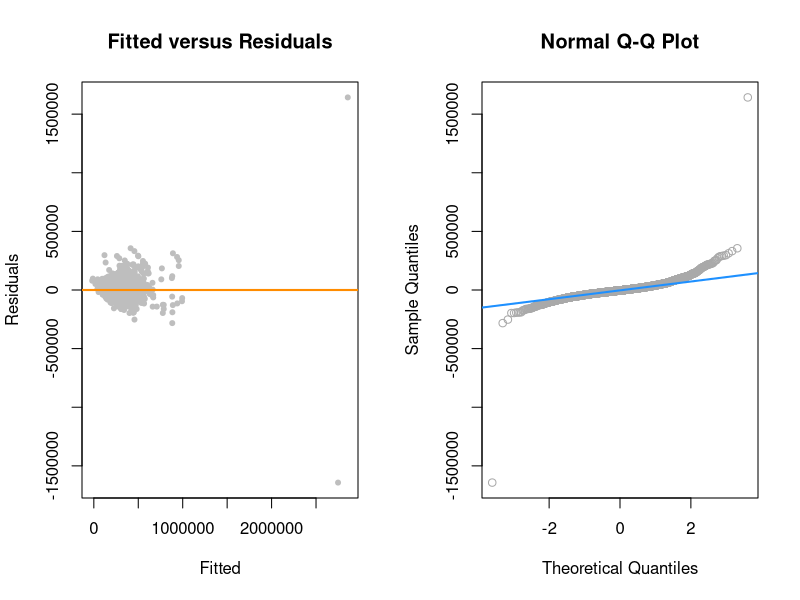
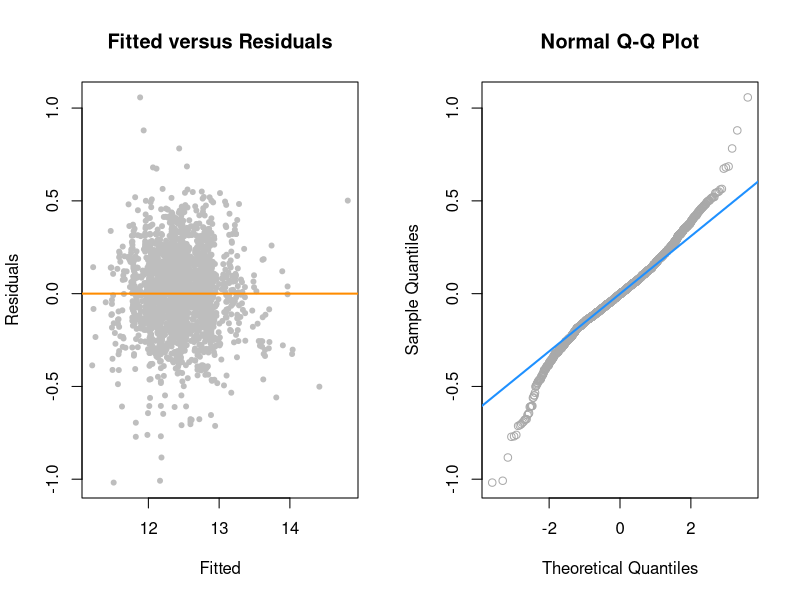
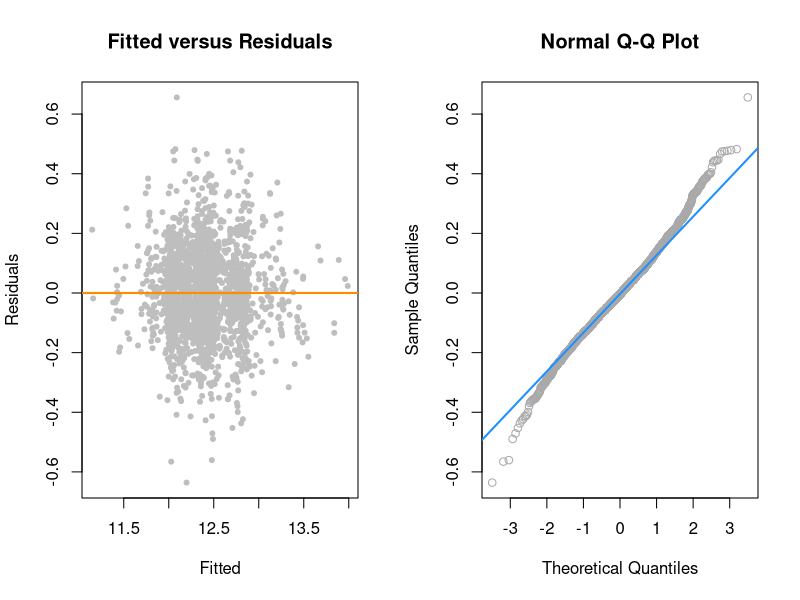
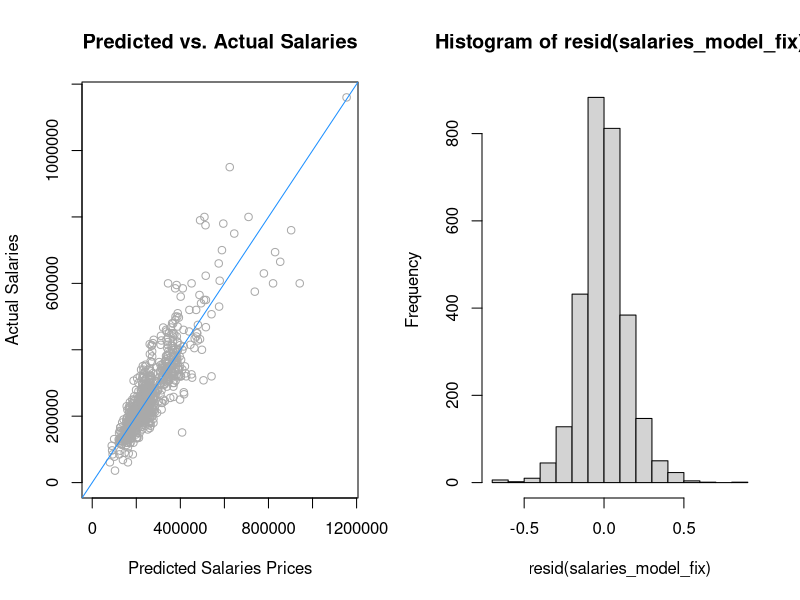
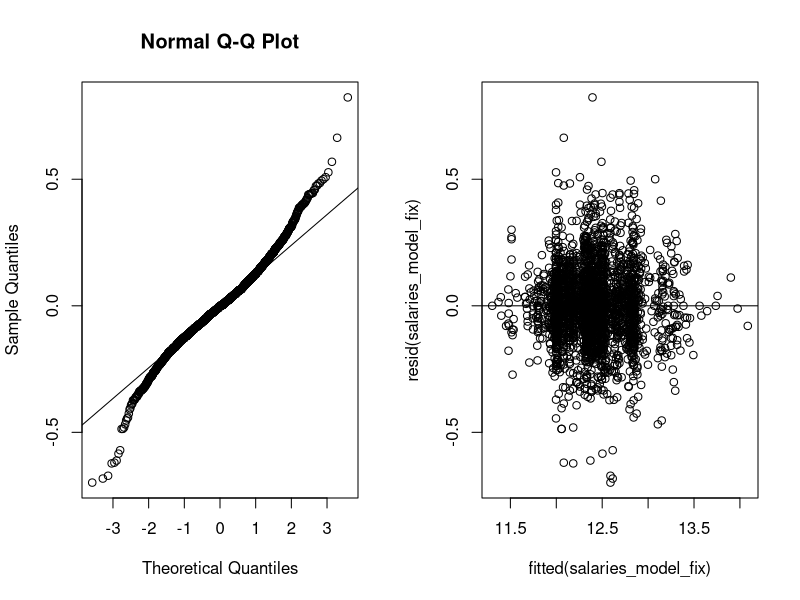
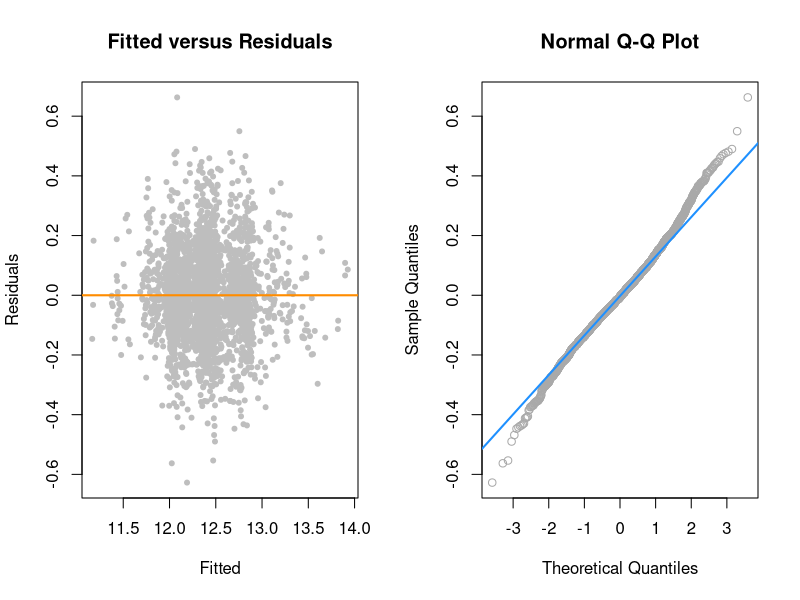

These charts were generated, in order, by the following R code:
## ---- chunk 1
#Loading dataset
library(readr)
library(stringr)
salaries = read_csv("Levels-Fyi-Salary-Data-Cleaned-US.csv")

#Remove NA records
salaries = na.omit(salaries)

#Create new column 'State' which converts location to just the state abbreviation
salaries$state = str_sub(salaries$location,-2,-1)

#Changing some predictors to factors
salaries$company = as.factor(salaries$company)
salaries$level = as.factor(salaries$level)
salaries$title = as.factor(salaries$title)
salaries$location = as.factor(salaries$location)
salaries$state = as.factor(salaries$state)
salaries$gender = as.factor(salaries$gender)
salaries$Race = as.factor(salaries$Race)
salaries$Education = as.factor(salaries$Education)

#Feel free to uncomment until we get confirmation from TA on removing columns or not
#Variable Selection: Removed variables that contained redundant information 
#salaries = subset(salaries, select = c(company, level, title,
#                                       totalyearlycompensation,
#                                       yearsofexperience, yearsatcompany, tag,
#                                       basesalary, stockgrantvalue, bonus,
#                                       gender, Race, Education, state))

#Variable Selection: Removed variables that contained redundant information 
salaries = subset(salaries, select = c(company, level, title,
                                       totalyearlycompensation,
                                       yearsofexperience, yearsatcompany, tag,
                                       gender, Race, Education, state))

#salaries = subset(salaries, salaries$totalyearlycompensation < 1000000) #testing out removing salaries over 1mil (6 records)
## ---- chunk 2
salaries_model = lm(totalyearlycompensation ~ ., data = salaries)
#Didnt use p but n was used for model BIC models  
#p = length(coef(salaries_model))
n = length(resid(salaries_model))

#Backward AIC
salaries_model_back_aic = step(salaries_model,
                               direction = "backward", trace = 0)

#Backward BIC
salaries_model_back_bic = step(salaries_model, direction = "backward",
                               k = log(n), trace = 0)

salaries_model_start = lm(totalyearlycompensation ~ 1, data = salaries)

#Forward AIC
salaries_model_forw_aic = step(salaries_model_start, 
                               scope = totalyearlycompensation ~ company + level +
                               title + yearsofexperience + yearsatcompany + tag +
                               gender + Race + Education + state,
                               direction = "forward", trace = 0)

#Forward BIC
salaries_model_forw_bic = step(salaries_model_start, 
                               scope = totalyearlycompensation ~ company + level +
                               title + yearsofexperience + yearsatcompany + tag +
                               gender + Race + Education + state,
                               direction = "forward", k = log(n), trace = 0)

#Stepwise AIC
salaries_model_both_aic = step(salaries_model_start, 
                               scope = totalyearlycompensation ~ company + level +
                               title + yearsofexperience + yearsatcompany + tag +
                               gender + Race + Education + state,
                               direction = "both", trace = 0)

#Stepwise BIC
salaries_model_both_bic = step(salaries_model_start, 
                               scope = totalyearlycompensation ~ company + level +
                               title + yearsofexperience + yearsatcompany + tag +
                               gender + Race + Education + state,
                               direction = "both", k = log(n), trace = 0)
## ---- chunk 3
# Create models with transformation and without it.
model_no_trans = lm(totalyearlycompensation ~ level + company + title + yearsofexperience, data = salaries)
model_res_trans = lm(log(totalyearlycompensation) ~ level + company + title + yearsofexperience, data = salaries)

par(mfrow = c(1, 2))

# Residuals vs Fitted values plot - model without transformation
plot(fitted(model_no_trans), resid(model_no_trans), col = "grey", pch = 20,
     xlab = "Fitted", ylab = "Residuals", main = "Fitted versus Residuals")
abline(h = 0, col = "darkorange", lwd = 2)

# Q-Q plot - model without transformation
qqnorm(resid(model_no_trans), main = "Normal Q-Q Plot", col = "darkgrey")
qqline(resid(model_no_trans), col = "dodgerblue", lwd = 2)

# Residuals vs Fitted values plot - model with transformation
plot(fitted(model_res_trans), resid(model_res_trans), col = "grey", pch = 20,
     xlab = "Fitted", ylab = "Residuals", main = "Fitted versus Residuals")
abline(h = 0, col = "darkorange", lwd = 2)

# Q-Q plot - model with transformation
qqnorm(resid(model_res_trans), main = "Normal Q-Q Plot", col = "darkgrey")
qqline(resid(model_res_trans), col = "dodgerblue", lwd = 2)

## ---- chunk 4
library(car)
library(lmtest)
library(boot)
library(caret)
set.seed(22)

get_loocv_rmse = function(model){
  sqrt(mean((resid(model) / (1 - hatvalues(model))) ^ 2))
}

#Split the data 70-30 train and test set
#trn_idx = sample(1:nrow(salaries), 1608)
trn_idx = createDataPartition(salaries$level, p = 0.7, list = F)
trn = salaries[trn_idx, ]
tst = salaries[-trn_idx, ]

#Start with additive model with all predictors. Log response to improve normality
salaries_model = lm(log(totalyearlycompensation) ~ ., data = trn)

#Perform backwards AIC to select significant predictors
salaries_model_back_aic = step(salaries_model, direction = "backward", trace = 0)

#Check for collinearity
car::vif(salaries_model_back_aic) #Nothing too bad

#Transform log response and add interactions to predictors to improve normality, linearity, constant variance, adjusted R-squared, and loocv-RMSE
aic_model_trans = lm(log(totalyearlycompensation) ~ (company + yearsofexperience + title) ^ 2 + level + gender + Race + Education, data = trn)

#Remove influential data from the model
aic_model_fix = lm(log(totalyearlycompensation) ~ (company + yearsofexperience + title) ^ 2 + level + gender + Race + Education, data = trn, subset = cooks.distance(aic_model_trans) < 4 / length(cooks.distance(aic_model_trans)))

#Run diagnostics
summary(aic_model_fix)$adj 
#get_loocv_rmse(aic_model_fix)
shapiro.test(resid(aic_model_fix))
bptest(aic_model_fix)

#Plot diagnostics
par(mfrow = c(1, 2))

# Residuals vs Fitted values plot
plot(fitted(aic_model_fix), resid(aic_model_fix), col = "grey", pch = 20,
     xlab = "Fitted", ylab = "Residuals", main = "Fitted versus Residuals")
abline(h = 0, col = "darkorange", lwd = 2)

# Q-Q plot
qqnorm(resid(aic_model_fix), main = "Normal Q-Q Plot", col = "darkgrey")
qqline(resid(aic_model_fix), col = "dodgerblue", lwd = 2)

#Plotting percent error
actual_salary = tst$totalyearlycompensation
pred_salary = exp(predict(aic_model_fix, tst))
max_salary = ifelse(max(actual_salary) > max(pred_salary), max(actual_salary), max(pred_salary))
percent_error = mean((abs(pred_salary - actual_salary) / pred_salary)) * 100

plot(pred_salary, actual_salary,
     col = "darkgrey",
     xlab = "Predicted Salaries Prices",
     ylab = "Actual Salaries",
     main = "Predicted vs. Actual Salaries",
     xlim = c(0, max_salary),
     ylim = c(0, max_salary)
     )
abline(0, 1, col = "dodgerblue")

#Simulation
num_sims = 1000
rmse_trn = rep(0, num_sims)
rmse_tst = rep(0, num_sims)

rmse = function(y, y_hat){
  sqrt(sum((y - y_hat) ^ 2) / length(y))
}

for(i in 1:num_sims){
  sim_fit = lm(log(totalyearlycompensation) ~ (company + yearsofexperience + title) ^ 2 + level + gender + Race + Education, data = trn)
  
  rmse_trn[i] = rmse(trn$totalyearlycompensation, exp(predict(sim_fit, trn)))
  rmse_tst[i] = rmse(tst$totalyearlycompensation, exp(predict(sim_fit, tst)))
}

mean(rmse_trn)
mean(rmse_tst)

#Predict salaries
#salary_1 = data.frame(company = "Amazon", level = "L4", title = "Software Engineer", #yearsofexperience = 0, gender = "Female", Race = "Asian", Education = "Master's Degree") #150000

#salary_2 = data.frame(company = "Amazon", level = "L4", title = "Software Engineer", #yearsofexperience = 2, gender = "Male", Race = "Hispanic", Education = "Bachelor's Degree") #152000

#salary_3 = data.frame(company = "Google", level = "L5", title = "Software Engineer", #yearsofexperience = 9, gender = "Male", Race = "Asian", Education = "PhD") #396000

#exp(predict(aic_model_fix, newdata = salary_1))
#exp(predict(aic_model_fix, newdata = salary_2))
#exp(predict(aic_model_fix, newdata = salary_3))
## ---- chunk 5
salaries_model = lm(totalyearlycompensation ~ ., data = salaries)
## ---- chunk 6
#Didnt use p but n was used for model BIC models  
#p = length(coef(salaries_model))
n = length(resid(salaries_model))

#Backward AIC
salaries_model_back_aic = step(salaries_model,
                               direction = "backward", trace = 0)

#Backward BIC
salaries_model_back_bic = step(salaries_model, direction = "backward",
                               k = log(n), trace = 0)

salaries_model_start = lm(totalyearlycompensation ~ 1, data = salaries)

#Forward AIC
salaries_model_forw_aic = step(salaries_model_start, 
                               scope = totalyearlycompensation ~ company + level +
                               title + yearsofexperience + yearsatcompany + tag +
                               gender + Race + Education + state,
                               direction = "forward", trace = 0)

#Forward BIC
salaries_model_forw_bic = step(salaries_model_start, 
                               scope = totalyearlycompensation ~ company + level +
                               title + yearsofexperience + yearsatcompany + tag +
                               gender + Race + Education + state,
                               direction = "forward", k = log(n), trace = 0)

#Stepwise AIC
salaries_model_both_aic = step(salaries_model_start, 
                               scope = totalyearlycompensation ~ company + level +
                               title + yearsofexperience + yearsatcompany + tag +
                               gender + Race + Education + state,
                               direction = "both", trace = 0)

#Stepwise BIC
salaries_model_both_bic = step(salaries_model_start, 
                               scope = totalyearlycompensation ~ company + level +
                               title + yearsofexperience + yearsatcompany + tag +
                               gender + Race + Education + state,
                               direction = "both", k = log(n), trace = 0)
## ---- chunk 7
library(lmtest)
salaries_model_add = lm(log(totalyearlycompensation) ~ (yearsatcompany + company + title + state + level) ^ 2, data = salaries)
 
salaries_model_fix = lm(log(totalyearlycompensation) ~ (yearsatcompany + company + title + state + level) ^ 2, data = salaries, subset = cooks.distance(salaries_model_add) < 4 / length(cooks.distance(salaries_model_add)))

hist(resid(salaries_model_fix))
 
#salaries_model_int = lm(totalyearlycompensation ~ level * title * yearsofexperience * yearsatcompany, data = salaries)

#anova(salaries_model_add, salaries_model_int)
#summary(salaries_model_int)

#salaries_model_three_int = lm(totalyearlycompensation ~ company * level * yearsofexperience, data = salaries)

qqnorm(resid(salaries_model_fix))
qqline(resid(salaries_model_fix))
plot(fitted(salaries_model_fix), resid(salaries_model_fix))
abline(h=0)
shapiro.test(resid(salaries_model_fix))
bptest(salaries_model_fix)
#anova(salaries_model_add, salaries_model_two_int)

#anova(salaries_model_two_int, salaries_model_three_int)

## ---- chunk 8
# # Create a model with transformed predictors
# model_res_trans= lm(log(totalyearlycompensation) ~ yearsofexperience, data = salaries)
# summary(model_res_trans)
# 
# # Plot the data
#  plot(log(totalyearlycompensation) ~ yearsofexperience, data = salaries,
#       xlab = "Years of Experience",
#       ylab = "Log of Total Yearly Compensation",
#       main = "Scatter plot with fitted line for log-transformed response model")
# 
# # Add the fitted line
# abline(model_res_trans, col = "red")
# 
# par(mfrow = c(1, 2))
# 
# # Residuals vs Fitted values plot
# plot(fitted(model_res_trans), resid(model_res_trans), col = "grey", pch = 20,
#      xlab = "Fitted", ylab = "Residuals", main = "Fitted versus Residuals")
# abline(h = 0, col = "darkorange", lwd = 2)
# 
# # Q-Q plot
# qqnorm(resid(model_res_trans), main = "Normal Q-Q Plot", col = "darkgrey")
# qqline(resid(model_res_trans), col = "dodgerblue", lwd = 2)
# 
# library(lmtest)
# bptest(model_res_trans)
# shapiro.test(resid(model_res_trans))
# 
# # Build a linear model with log-transformed response and predictor
# salaries_model_res_pred_trans = lm(log(totalyearlycompensation) ~ log(yearsofexperience+1), data = salaries)
# 
# summary(salaries_model_res_pred_trans)
# 
# par(mfrow = c(1, 1))
# 
# # Plot the data
#  plot(log(totalyearlycompensation) ~ log(yearsofexperience+1), data = salaries,
#       xlab = "Log of Years of Experience",
#       ylab = "Log of Total Yearly Compensation",
#       main = "Scatter plot with fitted line for log-transformed response/predict model")
# 
# # Add the fitted line
# abline(salaries_model_res_pred_trans, col = "red")
# 
# par(mfrow = c(1, 2))
# 
# # Residuals vs Fitted values plot
# plot(fitted(salaries_model_res_pred_trans), resid(salaries_model_res_pred_trans), col = "grey", pch = 20,
#      xlab = "Fitted", ylab = "Residuals", main = "Fitted versus Residuals")
# abline(h = 0, col = "darkorange", lwd = 2)
# 
# # Q-Q plot
# qqnorm(resid(salaries_model_res_pred_trans), main = "Normal Q-Q Plot", col = "darkgrey")
# qqline(resid(salaries_model_res_pred_trans), col = "dodgerblue", lwd = 2)
# 
# library(lmtest)
# bptest(salaries_model_res_pred_trans)
# shapiro.test(resid(salaries_model_res_pred_trans))
# 
# 
# # Create a model with transformed predictors
# salaries_model_pred_trans = lm(totalyearlycompensation ~ yearsofexperience + I(yearsofexperience^2), data = salaries)
# 
# # Summarize the model
# summary(salaries_model_pred_trans)
# 
# par(mfrow = c(1, 1))
# 
# # Plot the data
# plot(totalyearlycompensation ~ yearsofexperience, data = salaries,
#      xlab = "Years of Experience",
#      ylab = "Total Yearly Compensation",
#      main = "Scatter plot with polynomial fit")
# 
# # Add the polynomial fit
# years = seq(min(salaries$yearsofexperience), max(salaries$yearsofexperience), length.out = 100)
# predicted_compensation = predict(salaries_model_pred_trans, newdata = data.frame(yearsofexperience = years))
# 
# lines(years, predicted_compensation, col = "red", lwd = 2)
# 
# par(mfrow = c(1, 2))
# 
# # Residuals vs Fitted values plot
# plot(fitted(salaries_model_pred_trans), resid(salaries_model_pred_trans), col = "grey", pch = 20,
#      xlab = "Fitted", ylab = "Residuals", main = "Fitted versus Residuals")
# abline(h = 0, col = "darkorange", lwd = 2)
# 
# # Q-Q plot
# qqnorm(resid(salaries_model_pred_trans), main = "Normal Q-Q Plot", col = "darkgrey")
# qqline(resid(salaries_model_pred_trans), col = "dodgerblue", lwd = 2)
# 
# library(lmtest)
# bptest(salaries_model_pred_trans)
# shapiro.test(resid(salaries_model_pred_trans))

## ---- chunk 9
library(car)
library(lmtest)

get_loocv_rmse = function(model){
  sqrt(mean((resid(model) / (1 - hatvalues(model))) ^ 2))
}
#start_model = lm(log(totalyearlycompensation) ~ . ^ 2, data = salaries)
#aic_model = step(start_model, direction = "backward", trace = 0)
#Check for collinearity
car::vif(salaries_model_both_aic) #Nothing too bad, perhaps level is high

#Transform log response and add interactions to predictors to improve normality, linearity, constant variance, adjusted R-squared, and loocv-RMSE
aic_model_trans_2 = lm(log(totalyearlycompensation) ~ (company + yearsofexperience + title) ^ 2 + level + gender + Race + Education, data = salaries)

aic_model_trans = lm(log(totalyearlycompensation) ~ (company + yearsofexperience + title) ^ 2 + gender + Race + Education + level, data = salaries)

anova(aic_model_trans, aic_model_trans_2)

#Remove influential data from the model
aic_model_fix = lm(log(totalyearlycompensation) ~ (company + yearsofexperience + title) ^ 2 + gender + Race + Education + level, data = salaries, subset = cooks.distance(aic_model_trans) < 4 / length(cooks.distance(aic_model_trans)))

#Run diagnostics
summary(aic_model_fix)$adj 
get_loocv_rmse(aic_model_fix)
shapiro.test(resid(aic_model_fix))
bptest(aic_model_fix)

#Plot diagnostics
par(mfrow = c(1, 2))

# Residuals vs Fitted values plot
plot(fitted(aic_model_fix), resid(aic_model_fix), col = "grey", pch = 20,
     xlab = "Fitted", ylab = "Residuals", main = "Fitted versus Residuals")
abline(h = 0, col = "darkorange", lwd = 2)

# Q-Q plot
qqnorm(resid(aic_model_fix), main = "Normal Q-Q Plot", col = "darkgrey")
qqline(resid(aic_model_fix), col = "dodgerblue", lwd = 2)
